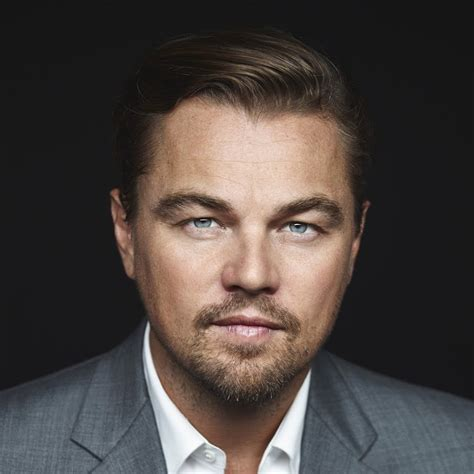
#> input picture Leonardo DiCaprio/001_08194468.jpg, 474 x 474 px, found by its file name
$ jupyter execute --allow-errors 'race classification.ipynb'   (shell and % lines are left out)
#> lines starting #> are read from the running program, lines starting #| are printed output that depends on the picture; after the words box and inside, x2 and y2 are one past the last pixel; in counts of white or black regions, pixels touching at a corner belong together
[cell 1]
import numpy as np
import pandas as pd
import cv2
import pywt
import matplotlib.pyplot as plt

from sklearn.svm import SVC
from sklearn.preprocessing import StandardScaler, MinMaxScaler
from sklearn.model_selection import train_test_split, GridSearchCV
from sklearn.pipeline import Pipeline , make_pipeline
from sklearn.metrics import classification_report,confusion_matrix

from sklearn import svm
from sklearn.ensemble import RandomForestClassifier
from sklearn.linear_model import LogisticRegression
import seaborn
import joblib
import json

[cell 2]
img = cv2.imread("C:/Users/AbhinaV/Desktop/race_classifier/model/dataset/Leonardo DiCaprio/001_08194468.jpg")
#> img is the input picture: shape (474, 474, 3); mean B, G, R 64.6, 68, 75.9
img.shape
#> Out = (474, 474, 3)

[cell 3]
plt.imshow(img)

[cell 4]
gray = cv2.cvtColor(img,cv2.COLOR_BGR2GRAY)
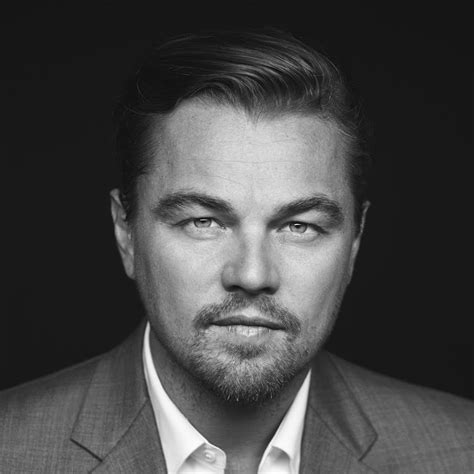
#> gray: shape (474, 474); min 0, max 255, mean 69.9
plt.imshow(gray)

[cell 5]
plt.imshow(gray, cmap = 'gray')
gray.shape
#> Out = (474, 474)

[cell 6]
print(cv2.__file__)

[cell 7]
#face_cascade = cv2.CascadeClassifier("C:/Users/AbhinaV/anaconda3/Lib/site-packages/cv2/data/haarcascade_frontalface_default.xml")
#eye_cascade = cv2.CascadeClassifier("C:/Users/AbhinaV/anaconda3/Lib/site-packages/cv2/data/haarcascade_eye")
face_cascade = cv2.CascadeClassifier(cv2.data.haarcascades + 'haarcascade_frontalface_default.xml')
eye_cascade = cv2.CascadeClassifier(cv2.data.haarcascades + 'haarcascade_eye.xml')
faces = face_cascade.detectMultiScale(gray)
#> faces = [[124, 120, 257, 257]]
print(faces)
#| [[124 120 257 257]]

[cell 8]
x,y,w,h = faces[0]
#> x = 124; y = 120; w = 257; h = 257
x,y,w,h
#> Out = (124, 120, 257, 257)

[cell 9]
faceimg = cv2.rectangle(img,(x,y),(x+w,y+h),(122,0,0),0)
plt.imshow(img)

[cell 10]
#cv2.destroyAllWindows()
for(x,y,w,h) in faces:
    faceimg = cv2.rectangle(img,(x,y),(x+w,y+h),(255,0,255),0)
    roi_gray = gray[y:y+h , x:x+w]
    eyes = eye_cascade.detectMultiScale(roi_gray)
    roi_color = faceimg[y:y+h , x:x+w]
    for(ex,ey,ew,eh) in eyes:
        cv2.rectangle(roi_color,(ex,ey),(ex+ew,ey+eh),(0,255,0),0)
#> this loop made 1 pass
#> (x, y, w, h, eyes) on pass 1: (124, 120, 257, 257, [[147, 79, 56, 56], [49, 74, 56, 56]])
#> pass 1, `faceimg = cv2.rectangle(img,(x,y),(x+w,y+h),(255,0,255),0)`:
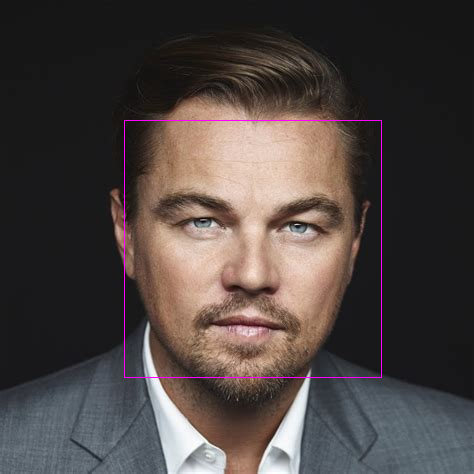
#> faceimg: shape (474, 474, 3); mean B, G, R 65.5, 67.7, 76.7
#> pass 1, `roi_gray = gray[y:y+h , x:x+w]`:
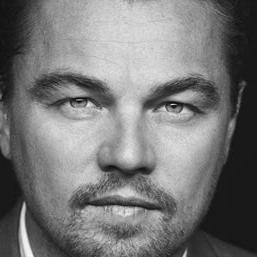
#> roi_gray: shape (257, 257); min 0, max 253, mean 119.2
#> pass 1, `roi_color = faceimg[y:y+h , x:x+w]`:
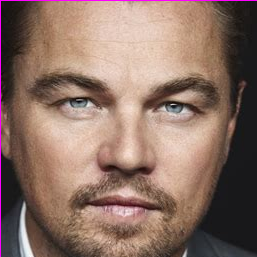
#> roi_color: shape (257, 257, 3); mean B, G, R 101, 112.7, 139.6
#> after the loop:
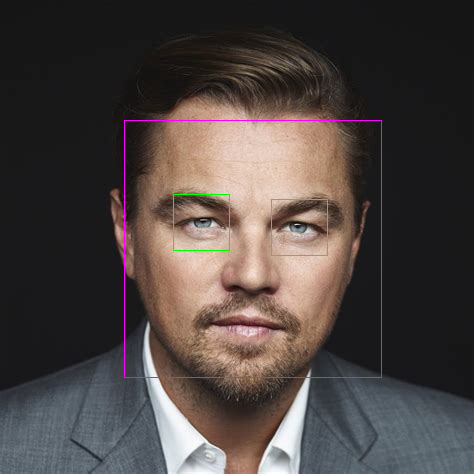
#> img: shape (474, 474, 3); mean B, G, R 65.2, 68, 76.3
#> after the loop:
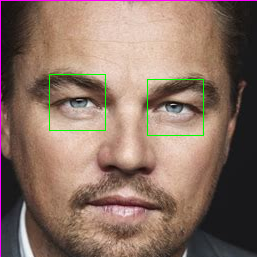
#> roi_color: shape (257, 257, 3); 0.68% of pixels changed, all inside (x1, y1, x2, y2) = (49, 74, 204, 136)

plt.figure()
plt.imshow(faceimg,cmap = 'gray')
plt.show
plt.imshow(roi_color,cmap = 'gray')
#> figure, not shown here; B, G, R data is drawn as R, G, B

[cell 11]
def crop_img(img_path):
    #print(img_path)
    img = cv2.imread(img_path)
    if img is None:
        return None
    gray = cv2.cvtColor(img,cv2.COLOR_BGR2GRAY)
    faces = face_cascade.detectMultiScale(gray,1.3,5)
#> faces = [[126, 119, 254, 254]]
    for(x,y,w,h) in faces:
        if img is None:
            continue
        roi_gray = gray[y:y+h , x:x+w]
        roi_color = img[y:y+h , x:x+w]
        eyes = eye_cascade.detectMultiScale(roi_gray)
        if(len(eyes)>=2):
            return roi_color
#> this loop made 1 pass
#> (x, y, w, h, eyes) on pass 1: (126, 119, 254, 254, [[147, 81, 54, 54], [49, 79, 52, 52]])
#> pass 1, in crop_img, `roi_gray = gray[y:y+h , x:x+w]`:
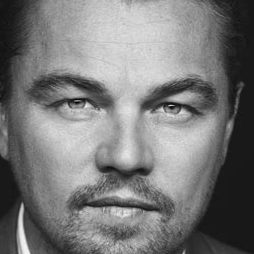
#> roi_gray: shape (254, 254); min 0, max 245, mean 120.7
#> pass 1, in crop_img, `roi_color = img[y:y+h , x:x+w]`:
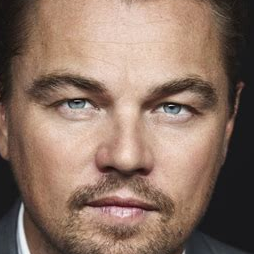
#> roi_color: shape (254, 254, 3); mean B, G, R 100.6, 114.7, 140.3

[cell 12]
temp = crop_img("C:/Users/AbhinaV/Desktop/race_classifier/model/dataset/Leonardo DiCaprio/001_08194468.jpg")
plt.imshow(temp)

[cell 13]
path_to_data = "C:/Users/AbhinaV/Desktop/race_classifier/model/dataset/"
path_to_cr_data = "C:/Users/AbhinaV/Desktop/race_classifier/model/dataset/cropped/"

[cell 14]
import os
img_dirs = []
#> (the rest of this cell did not finish here and is left out)

[cell 15]
img_dirs

[cell 16]
import shutil
if os.path.exists(path_to_cr_data):
    shutil.rmtree(path_to_cr_data)
os.mkdir(path_to_cr_data)

[cell 17]
cropped_img_dirs = []
player_file_names_dict = {}

for img_dir in img_dirs:
    player_name = img_dir.split('/')[-1]

    count = 1
    player_file_names_dict[player_name] = []

    for entry in os.scandir(img_dir):
        roi_color = crop_img(entry.path)
        if roi_color is not None:
            cropped_folder = path_to_cr_data + player_name
            if not os.path.exists(cropped_folder):
                os.mkdir(cropped_folder)
                cropped_img_dirs.append(cropped_folder)
                print("generating images in folder: ", cropped_folder)

            cropped_file_name = player_name + str(count) + ".png"
            cropped_file_path = cropped_folder + "/" + cropped_file_name

            cv2.imwrite(cropped_file_path, roi_color)
            player_file_names_dict[player_name].append(cropped_file_path)
            count = count + 1

[cell 18]
print(player_file_names_dict.keys())

[cell 19]
def w2d(img):
    mode = 'db1'
    level = 5
    imArray = img
    imArray = cv2.cvtColor(imArray, cv2.COLOR_RGB2GRAY)
    imArray = np.float32(imArray)
    imArray = imArray/255
    coeffs = pywt.wavedec2(imArray,mode,level)
#> coeffs = 8 items
    coeffs_H = list(coeffs)
#> coeffs_H = 8 items
    coeffs_H[0] = coeffs_H[0]*0;
    imArray_H = pywt.waverec2(coeffs_H,mode)
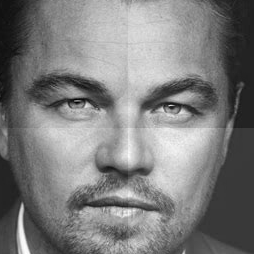
#> imArray_H: shape (254, 254) float32; min -0.494, max 0.516, mean 0.00318; drawn with min black and max white
    imArray_H = imArray_H * 255;
    imArray_H = np.uint8(imArray_H)
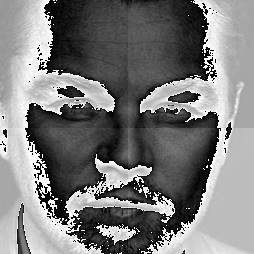
#> imArray_H: shape (254, 254); min 0, max 255, mean 123
#> the loop in crop_img, `for(x,y,w,h) in faces:` made 1 pass

    return imArray_H

[cell 20]
im_har = w2d(temp)
plt.imshow(im_har,cmap = 'gray')

[cell 21]
temp1 = crop_img("C:/Users/AbhinaV/Desktop/race_classifier/model/dataset/Leonardo DiCaprio/001_08194468.jpg")
plt.imshow(temp1)

[cell 22]
im_har = w2d(temp1)
plt.imshow(im_har,cmap = 'gray')

[cell 23]
temp2 = crop_img("C:/Users/AbhinaV/Desktop/race_classifier/model/dataset/Leonardo DiCaprio/001_08194468.jpg")
plt.imshow(temp2)

[cell 24]
im_har = w2d(temp2)
plt.imshow(im_har,cmap = 'gray')

[cell 25]
player_dict = {}
for img_dir in cropped_img_dirs:
    player_name = img_dir.split('/')[-1]
    file_list = []
    for entry in os.scandir(img_dir):
        file_list.append(entry.path)
    player_dict[player_name] = file_list
player_dict

[cell 26]
class_dict = {}
count = 0
for player in player_dict.keys():
    class_dict[player] = count
    count = count + 1


x = []
y = []

for player, training_files in player_file_names_dict.items():
    for training_image in training_files:
        img = cv2.imread(training_image)
        if img is None:
            continue
        scalled_raw_img = cv2.resize(img,(32,32))
        img_har = w2d(img)
        scalled_img_har = cv2.resize(img_har,(32,32))
        combined_image = np.vstack((scalled_raw_img.reshape(32*32*3,1),scalled_img_har.reshape(32*32,1)))
        x.append(combined_image)
        y.append((player))

$ run again, with Leonardo DiCaprio/003_85990366.jpg copied over Leonardo DiCaprio/001_08194468.jpg
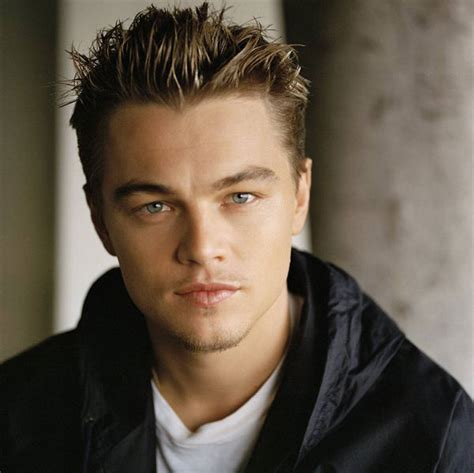
#> input picture Leonardo DiCaprio/003_85990366.jpg, 474 x 473 px, found by its file name
#> img is the input picture: shape (473, 474, 3); mean B, G, R 71.8, 85.7, 97.5
#> `faces = face_cascade.detectMultiScale(gray)`: faces = [[77, 106, 248, 248]]
#| [[ 77 106 248 248]]
#> `x,y,w,h = faces[0]`: x = 77; y = 106; w = 248
#> `x,y,w,h`: Out = (77, 106, 248, 248)
#> the loop `for(x,y,w,h) in faces:` made 1 pass
#> (x, y, w, h, eyes) on pass 1: (77, 106, 248, 248, [[103, 147, 22, 22], [53, 78, 48, 48], [135, 67, 52, 52]])
#> after the loop `for(x,y,w,h) in faces:`:
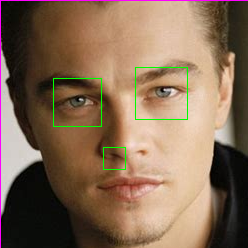
#> roi_color: shape (248, 248, 3); mean B, G, R 84.9, 107.3, 133.1
#> in crop_img, `faces = face_cascade.detectMultiScale(gray,1.3,5)`: faces = [[79, 106, 247, 247]]
#> the loop in crop_img, `for(x,y,w,h) in faces:` made 1 pass
#> (x, y, w, h, eyes) on pass 1: (79, 106, 247, 247, [[132, 67, 51, 51], [55, 80, 45, 45]])
#> coeffs = 8 items
#> in w2d, `imArray_H = np.uint8(imArray_H)`:
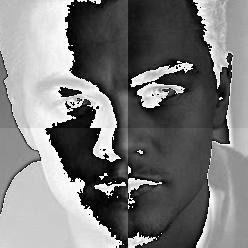
#> imArray_H: shape (248, 248); min 0, max 255, mean 121.9

$ run again, with Leonardo DiCaprio/006_30010640.jpg copied over Leonardo DiCaprio/001_08194468.jpg
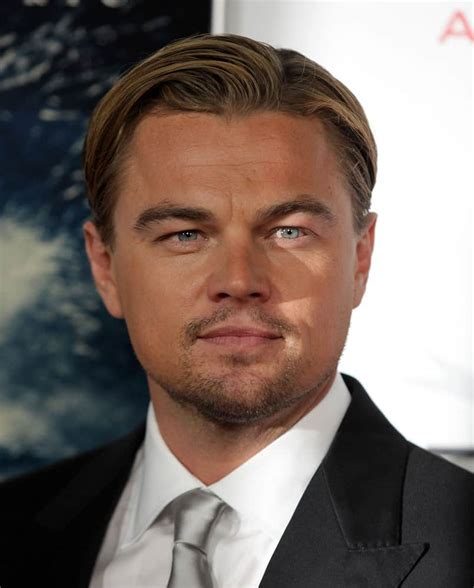
#> input picture Leonardo DiCaprio/006_30010640.jpg, 474 x 588 px, found by its file name
#> img is the input picture: shape (588, 474, 3); mean B, G, R 104, 110.2, 123.5
#> `faces = face_cascade.detectMultiScale(gray)`: faces = [[102, 120, 273, 273]]
#| [[102 120 273 273]]
#> `x,y,w,h = faces[0]`: x = 102; y = 120; w = 273
#> `x,y,w,h`: Out = (102, 120, 273, 273)
#> the loop `for(x,y,w,h) in faces:` made 1 pass
#> in crop_img, `faces = face_cascade.detectMultiScale(gray,1.3,5)`: faces = [[96, 114, 285, 285]]
#> the loop in crop_img, `for(x,y,w,h) in faces:` made 1 pass
#> (x, y, w, h, eyes) on pass 1: (96, 114, 285, 285, [[161, 92, 53, 53], [56, 90, 61, 61]])
#> coeffs = 9 items
#> in w2d, `imArray_H = np.uint8(imArray_H)`:
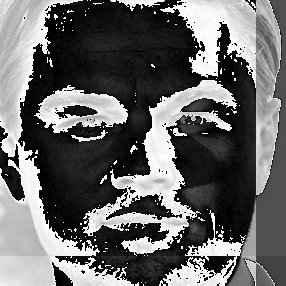
#> imArray_H: shape (286, 286); min 0, max 255, mean 102.5
